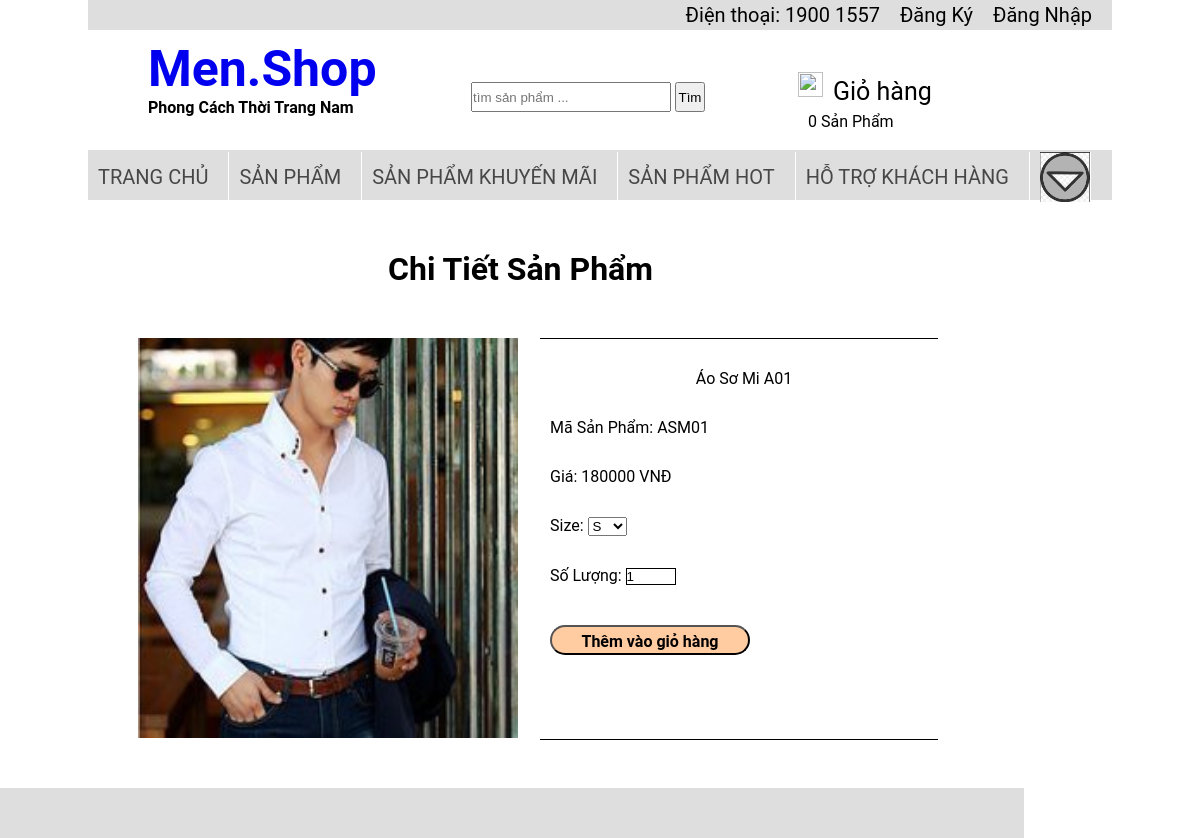
Page /menshop/ctsp.php?masp=ASM01 on the committed database.
### tables this page shows
CREATE TABLE `sanpham` (
  `masp` varchar(20) NOT NULL,
  `manhom` varchar(20) NOT NULL,
  `tensp` varchar(50) NOT NULL,
  `anhsp` varchar(50) NOT NULL,
  `gia` int(11) NOT NULL,
  `soluong` int(11) NOT NULL,
  `khuyenmai` int(11) NOT NULL
);

### menshop/ctsp.php (the view, shortened to what this page needs)
<html>
	<head>
	   	<link rel="stylesheet" type="text/css" href="css/style.css" title="style">
	</head>
	<body>
		<div class="container">
            <?php
                include('includes/top.php');
                include('includes/header.php');
                include('includes/menu.php');
                include('includes/mysqli_connect.php');
                ?>
                <?php
                    if (isset($_POST['submit'])){
                        $masp = $_GET['masp'];
                        if (isset($_SESSION['username'])){
                            $username = $_SESSION['username'];
                            $soluong = $_POST['quantity'];
                            $soluong = (int) $soluong;
                            $q_gia = "select * from sanpham where masp='".$masp."'";
                            $r_gia = mysqli_query($dbc, $q_gia);
                            $r = mysqli_fetch_array($r_gia, MYSQLI_ASSOC);
                            $gia = $r['gia'];
                            $slsp = $r['soluong'];
                            if(isset($_SESSION['giohang']) && is_array($_SESSION['giohang'])){
                            }
                            else{
                                 $_SESSION['giohang'] = array();
                            }
                            if($soluong > $slsp){
                                header('Location: ctsp.php?masp='.$masp.'&a=1');
                            }else if($soluong <=0 || !is_numeric($soluong)){
                                header ('Location: ctsp.php?masp='.$masp.'&b=1');
                            }else{
                                $count = count($_SESSION['giohang']);
                                $_SESSION['giohang'][$count]["id"] = $masp;
                                $_SESSION['giohang'][$count]["soluong"] = $soluong;
                                header("Location: index.php");
                            }
                        }else{
                            header("Location: login.php");
                        }
                    }else{
                     ?>
            <div id="content">
                <h1>Chi Tiết Sản Phẩm</h1>
                <?php
                    $masp = $_GET["masp"];
                    $sql = "select * from sanpham where masp = '".$masp."'";
                    $ctsp = mysqli_query($dbc,$sql);
                    $row1 = mysqli_fetch_array($ctsp,MYSQLI_ASSOC);
                ?>
                <div class="ctsp">
                    <div class="left">
                        <a href="#"> <img src="/menshop/images/<?php echo $row1["anhsp"] ?>" width="380" height="400"/></a>
                    </div>
                    <div class="right">
                        <form id="" action="" method="post">
                            <p style="text-align: center;"><?php echo $row1["tensp"] ?></p>
                            <p >Mã Sản Phẩm: <?php echo $row1["masp"] ?> </a>
                            <p>Giá: <?php echo $row1["gia"] ?> VNĐ </p>
                            <div class="size">
                                <?php
                                    $query = mysqli_query($dbc,"SELECT size.masize,size.tensize from size_sanpham inner JOIN size on size_sanpham.masize=size.masize WHERE size_sanpham.masp='".$masp."'");
                                 ?>
                                <span>Size: </span>    <select name="menu">
                                            <?php
                                                while($row2 = mysqli_fetch_array($query)){
                                            ?>
                                            <option value="<?php echo $row2['masize']?>"><?php echo $row2['tensize']?></option>
                                            <?php
                                                }
                                            ?>
                                         </select>
                              </div>
                             <div class="sl">
                                <span>Số Lượng: </span> <input type="text" name="quantity" size="2" value="1"></
                            </div>
                            <p><input style="width: 200px; height: 30px; font-size: 16px;" type="submit" id="submit" name="submit" value="Thêm vào giỏ hàng"/></p>
                        </form>
                        </div>
                    </div>
                </div>
            </div>
               <?php }
                ?>
          <?php
             include('includes/footer.php');
    		?>
	</body>
</html>

### menshop/css/style.css (style rules this page uses)
body { font-family: "Roboto","segoe ui",Helvetica,Arial,sans-serif; }
* { margin: 0; padding: 0 }
#content h1 { margin-top: 50px; margin-left: 300px; }
.container { width: 1024px; height: auto; margin: auto; }
input[type="submit"] { background: #FFCBA0; -webkit-border-radius: 28; -moz-border-radius: 28; border-radius: 28px; font-family: "Roboto","segoe ui",Helvetica,Arial,sans-serif; color: #000; font-size: 13px; font-weight: bold; padding: 5px 20px 5px 20px; text-decoration: none; margin-top: 10px; }
.ctsp { width: 800px; height: 400px; margin-top: 50px; margin-left: 50px; float: left; margin-bottom: 50px; }
.right { width: 398px; height: 400px; border-top: 1px solid; border-bottom: 1px solid; float: right; }
.right p { margin-top: 10px; padding-top: 20px; margin-left: 10px; font: bold; }
.left { width: 398px; height: 400px; float: left; }
.right div { padding-top: 20px; margin-left: 10px; margin-top: 10px; }
.right div input { width: 50px; border: 1px solid; }

### rows in the picture
sanpham: anhsp (picture), tensp "Áo Sơ Mi A01", masp "ASM01", gia "180000"

### other values in the picture
form field menu "S"
